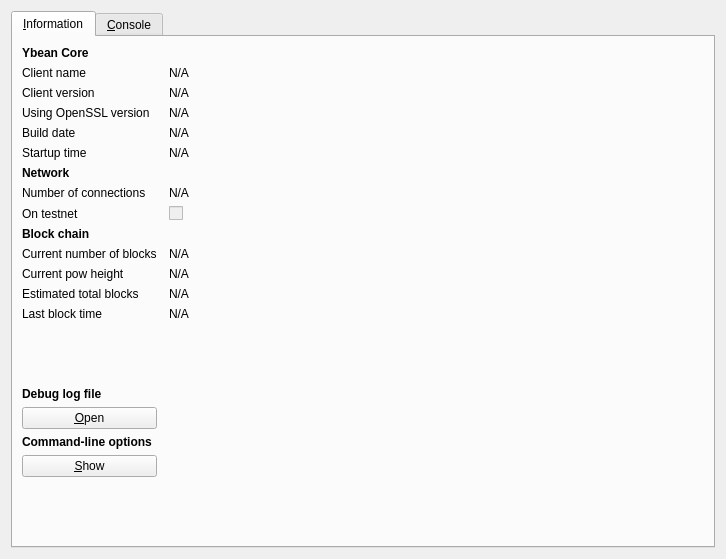
<?xml version="1.0" encoding="UTF-8"?>
<ui version="4.0">
 <class>RPCConsole</class>
 <widget class="QDialog" name="RPCConsole">
  <property name="geometry">
   <rect>
    <x>0</x>
    <y>0</y>
    <width>726</width>
    <height>559</height>
   </rect>
  </property>
  <property name="windowTitle">
   <string>Ybean - Debug window</string>
  </property>
  <layout class="QHBoxLayout" name="horizontalLayout_2">
   <item>
    <widget class="QTabWidget" name="tabWidget">
     <property name="currentIndex">
      <number>0</number>
     </property>
     <widget class="QWidget" name="tab_info">
      <attribute name="title">
       <string>&amp;Information</string>
      </attribute>
      <layout class="QGridLayout" name="gridLayout" columnstretch="0,1">
       <property name="horizontalSpacing">
        <number>12</number>
       </property>
       <item row="8" column="0">
        <widget class="QLabel" name="label_8">
         <property name="text">
          <string>On testnet</string>
         </property>
        </widget>
       </item>
       <item row="12" column="0">
        <widget class="QLabel" name="label_4">
         <property name="text">
          <string>Estimated total blocks</string>
         </property>
        </widget>
       </item>
       <item row="10" column="0">
        <widget class="QLabel" name="label_3">
         <property name="text">
          <string>Current number of blocks</string>
         </property>
        </widget>
       </item>
       <item row="10" column="1">
        <widget class="QLabel" name="numberOfBlocks">
         <property name="cursor">
          <cursorShape>IBeamCursor</cursorShape>
         </property>
         <property name="text">
          <string>N/A</string>
         </property>
         <property name="textFormat">
          <enum>Qt::PlainText</enum>
         </property>
         <property name="textInteractionFlags">
          <set>Qt::LinksAccessibleByMouse|Qt::TextSelectableByKeyboard|Qt::TextSelectableByMouse</set>
         </property>
        </widget>
       </item>
       <item row="14" column="0">
        <spacer name="verticalSpacer_2">
         <property name="orientation">
          <enum>Qt::Vertical</enum>
         </property>
         <property name="sizeHint" stdset="0">
          <size>
           <width>20</width>
           <height>20</height>
          </size>
         </property>
        </spacer>
       </item>
       <item row="15" column="0">
        <widget class="QLabel" name="labelDebugLogfile">
         <property name="font">
          <font>
           <weight>75</weight>
           <bold>true</bold>
          </font>
         </property>
         <property name="text">
          <string>Debug log file</string>
         </property>
        </widget>
       </item>
       <item row="12" column="1">
        <widget class="QLabel" name="totalBlocks">
         <property name="cursor">
          <cursorShape>IBeamCursor</cursorShape>
         </property>
         <property name="text">
          <string>N/A</string>
         </property>
         <property name="textFormat">
          <enum>Qt::PlainText</enum>
         </property>
         <property name="textInteractionFlags">
          <set>Qt::LinksAccessibleByMouse|Qt::TextSelectableByKeyboard|Qt::TextSelectableByMouse</set>
         </property>
        </widget>
       </item>
       <item row="13" column="1">
        <widget class="QLabel" name="lastBlockTime">
         <property name="cursor">
          <cursorShape>IBeamCursor</cursorShape>
         </property>
         <property name="text">
          <string>N/A</string>
         </property>
         <property name="textFormat">
          <enum>Qt::PlainText</enum>
         </property>
         <property name="textInteractionFlags">
          <set>Qt::LinksAccessibleByMouse|Qt::TextSelectableByKeyboard|Qt::TextSelectableByMouse</set>
         </property>
        </widget>
       </item>
       <item row="13" column="0">
        <widget class="QLabel" name="label_2">
         <property name="text">
          <string>Last block time</string>
         </property>
        </widget>
       </item>
       <item row="17" column="0">
        <widget class="QLabel" name="labelCLOptions">
         <property name="font">
          <font>
           <weight>75</weight>
           <bold>true</bold>
          </font>
         </property>
         <property name="text">
          <string>Command-line options</string>
         </property>
        </widget>
       </item>
       <item row="16" column="0">
        <widget class="QPushButton" name="openDebugLogfileButton">
         <property name="toolTip">
          <string>Open the Ybean debug log file from the current data directory. This can take a few seconds for large log files.</string>
         </property>
         <property name="text">
          <string>&amp;Open</string>
         </property>
         <property name="autoDefault">
          <bool>false</bool>
         </property>
        </widget>
       </item>
       <item row="18" column="0">
        <widget class="QPushButton" name="showCLOptionsButton">
         <property name="toolTip">
          <string>Show the Ybean-Qt help message to get a list with possible Ybean command-line options.</string>
         </property>
         <property name="text">
          <string>&amp;Show</string>
         </property>
         <property name="autoDefault">
          <bool>false</bool>
         </property>
        </widget>
       </item>
       <item row="19" column="0">
        <spacer name="verticalSpacer">
         <property name="orientation">
          <enum>Qt::Vertical</enum>
         </property>
         <property name="sizeHint" stdset="0">
          <size>
           <width>20</width>
           <height>40</height>
          </size>
         </property>
        </spacer>
       </item>
       <item row="0" column="0">
        <widget class="QLabel" name="label_9">
         <property name="font">
          <font>
           <weight>75</weight>
           <bold>true</bold>
          </font>
         </property>
         <property name="text">
          <string>Ybean Core</string>
         </property>
        </widget>
       </item>
       <item row="1" column="0">
        <widget class="QLabel" name="label_5">
         <property name="text">
          <string>Client name</string>
         </property>
        </widget>
       </item>
       <item row="2" column="1">
        <widget class="QLabel" name="clientVersion">
         <property name="cursor">
          <cursorShape>IBeamCursor</cursorShape>
         </property>
         <property name="text">
          <string>N/A</string>
         </property>
         <property name="textFormat">
          <enum>Qt::PlainText</enum>
         </property>
         <property name="textInteractionFlags">
          <set>Qt::LinksAccessibleByMouse|Qt::TextSelectableByKeyboard|Qt::TextSelectableByMouse</set>
         </property>
        </widget>
       </item>
       <item row="3" column="0">
        <widget class="QLabel" name="label_14">
         <property name="text">
          <string>Using OpenSSL version</string>
         </property>
         <property name="indent">
          <number>-1</number>
         </property>
        </widget>
       </item>
       <item row="1" column="1">
        <widget class="QLabel" name="clientName">
         <property name="cursor">
          <cursorShape>IBeamCursor</cursorShape>
         </property>
         <property name="text">
          <string>N/A</string>
         </property>
         <property name="textFormat">
          <enum>Qt::PlainText</enum>
         </property>
         <property name="textInteractionFlags">
          <set>Qt::LinksAccessibleByMouse|Qt::TextSelectableByKeyboard|Qt::TextSelectableByMouse</set>
         </property>
        </widget>
       </item>
       <item row="2" column="0">
        <widget class="QLabel" name="label_6">
         <property name="text">
          <string>Client version</string>
         </property>
        </widget>
       </item>
       <item row="4" column="1">
        <widget class="QLabel" name="buildDate">
         <property name="cursor">
          <cursorShape>IBeamCursor</cursorShape>
         </property>
         <property name="text">
          <string>N/A</string>
         </property>
         <property name="textFormat">
          <enum>Qt::PlainText</enum>
         </property>
         <property name="textInteractionFlags">
          <set>Qt::LinksAccessibleByMouse|Qt::TextSelectableByKeyboard|Qt::TextSelectableByMouse</set>
         </property>
        </widget>
       </item>
       <item row="5" column="0">
        <widget class="QLabel" name="label_13">
         <property name="text">
          <string>Startup time</string>
         </property>
        </widget>
       </item>
       <item row="3" column="1">
        <widget class="QLabel" name="openSSLVersion">
         <property name="cursor">
          <cursorShape>IBeamCursor</cursorShape>
         </property>
         <property name="text">
          <string>N/A</string>
         </property>
         <property name="textFormat">
          <enum>Qt::PlainText</enum>
         </property>
         <property name="textInteractionFlags">
          <set>Qt::LinksAccessibleByMouse|Qt::TextSelectableByKeyboard|Qt::TextSelectableByMouse</set>
         </property>
        </widget>
       </item>
       <item row="4" column="0">
        <widget class="QLabel" name="label_12">
         <property name="text">
          <string>Build date</string>
         </property>
        </widget>
       </item>
       <item row="8" column="1">
        <widget class="QCheckBox" name="isTestNet">
         <property name="enabled">
          <bool>false</bool>
         </property>
         <property name="text">
          <string/>
         </property>
        </widget>
       </item>
       <item row="5" column="1">
        <widget class="QLabel" name="startupTime">
         <property name="cursor">
          <cursorShape>IBeamCursor</cursorShape>
         </property>
         <property name="text">
          <string>N/A</string>
         </property>
         <property name="textFormat">
          <enum>Qt::PlainText</enum>
         </property>
         <property name="textInteractionFlags">
          <set>Qt::LinksAccessibleByMouse|Qt::TextSelectableByKeyboard|Qt::TextSelectableByMouse</set>
         </property>
        </widget>
       </item>
       <item row="7" column="0">
        <widget class="QLabel" name="label_7">
         <property name="text">
          <string>Number of connections</string>
         </property>
        </widget>
       </item>
       <item row="9" column="0">
        <widget class="QLabel" name="label_10">
         <property name="font">
          <font>
           <weight>75</weight>
           <bold>true</bold>
          </font>
         </property>
         <property name="text">
          <string>Block chain</string>
         </property>
        </widget>
       </item>
       <item row="7" column="1">
        <widget class="QLabel" name="numberOfConnections">
         <property name="cursor">
          <cursorShape>IBeamCursor</cursorShape>
         </property>
         <property name="text">
          <string>N/A</string>
         </property>
         <property name="textFormat">
          <enum>Qt::PlainText</enum>
         </property>
         <property name="textInteractionFlags">
          <set>Qt::LinksAccessibleByMouse|Qt::TextSelectableByKeyboard|Qt::TextSelectableByMouse</set>
         </property>
        </widget>
       </item>
       <item row="6" column="0">
        <widget class="QLabel" name="label_11">
         <property name="font">
          <font>
           <weight>75</weight>
           <bold>true</bold>
          </font>
         </property>
         <property name="text">
          <string>Network</string>
         </property>
        </widget>
       </item>
       <item row="11" column="0">
        <widget class="QLabel" name="label_15">
         <property name="text">
          <string>Current pow height</string>
         </property>
        </widget>
       </item>
       <item row="11" column="1">
        <widget class="QLabel" name="numberOfPow">
         <property name="cursor">
          <cursorShape>IBeamCursor</cursorShape>
         </property>
         <property name="text">
          <string>N/A</string>
         </property>
         <property name="textFormat">
          <enum>Qt::PlainText</enum>
         </property>
         <property name="textInteractionFlags">
          <set>Qt::LinksAccessibleByMouse|Qt::TextSelectableByKeyboard|Qt::TextSelectableByMouse</set>
         </property>
        </widget>
       </item>
      </layout>
     </widget>
     <widget class="QWidget" name="tab_console">
      <attribute name="title">
       <string>&amp;Console</string>
      </attribute>
      <layout class="QVBoxLayout" name="verticalLayout_3">
       <property name="spacing">
        <number>3</number>
       </property>
       <item>
        <widget class="QTextEdit" name="messagesWidget">
         <property name="minimumSize">
          <size>
           <width>0</width>
           <height>100</height>
          </size>
         </property>
         <property name="readOnly">
          <bool>true</bool>
         </property>
         <property name="tabKeyNavigation" stdset="0">
          <bool>false</bool>
         </property>
         <property name="columnCount" stdset="0">
          <number>2</number>
         </property>
        </widget>
       </item>
       <item>
        <layout class="QHBoxLayout" name="horizontalLayout">
         <property name="spacing">
          <number>3</number>
         </property>
         <item>
          <widget class="QLabel" name="label">
           <property name="text">
            <string notr="true">&gt;</string>
           </property>
          </widget>
         </item>
         <item>
          <widget class="QLineEdit" name="lineEdit"/>
         </item>
         <item>
          <widget class="QPushButton" name="clearButton">
           <property name="maximumSize">
            <size>
             <width>24</width>
             <height>24</height>
            </size>
           </property>
           <property name="toolTip">
            <string>Clear console</string>
           </property>
           <property name="text">
            <string/>
           </property>
           <property name="icon">
            <iconset resource="../bitcoin.qrc">
             <normaloff>:/icons/remove</normaloff>:/icons/remove</iconset>
           </property>
           <property name="shortcut">
            <string notr="true">Ctrl+L</string>
           </property>
           <property name="autoDefault">
            <bool>false</bool>
           </property>
          </widget>
         </item>
        </layout>
       </item>
      </layout>
     </widget>
    </widget>
   </item>
  </layout>
 </widget>
 <resources>
  <include location="../bitcoin.qrc"/>
 </resources>
 <connections/>
</ui>
